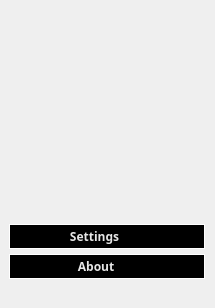
       <widget class="QWidget" name="central_widget" native="true">
        <property name="sizePolicy">
         <sizepolicy hsizetype="Preferred" vsizetype="Fixed">
          <horstretch>0</horstretch>
          <verstretch>1</verstretch>
         </sizepolicy>
        </property>
        <property name="minimumSize">
         <size>
          <width>215</width>
          <height>308</height>
         </size>
        </property>
        <layout class="QVBoxLayout" name="central_widget_2">
         <property name="spacing">
          <number>1</number>
         </property>
         <property name="leftMargin">
          <number>1</number>
         </property>
         <property name="topMargin">
          <number>1</number>
         </property>
         <property name="rightMargin">
          <number>1</number>
         </property>
         <property name="bottomMargin">
          <number>1</number>
         </property>
         <item>
          <widget class="QWidget" name="gridWidget" native="true">
           <layout class="QGridLayout" name="gridLayout_5">
            <property name="sizeConstraint">
             <enum>QLayout::SetDefaultConstraint</enum>
            </property>
            <property name="leftMargin">
             <number>0</number>
            </property>
            <property name="topMargin">
             <number>7</number>
            </property>
            <property name="rightMargin">
             <number>0</number>
            </property>
            <property name="bottomMargin">
             <number>26</number>
            </property>
            <property name="horizontalSpacing">
             <number>0</number>
            </property>
            <property name="verticalSpacing">
             <number>1</number>
            </property>
            <item row="0" column="0" alignment="Qt::AlignHCenter">
             <widget class="QLabel" name="logo">
              <property name="sizePolicy">
               <sizepolicy hsizetype="Fixed" vsizetype="Fixed">
                <horstretch>0</horstretch>
                <verstretch>0</verstretch>
               </sizepolicy>
              </property>
              <property name="minimumSize">
               <size>
                <width>182</width>
                <height>143</height>
               </size>
              </property>
              <property name="maximumSize">
               <size>
                <width>197</width>
                <height>155</height>
               </size>
              </property>
              <property name="styleSheet">
               <string notr="true"/>
              </property>
              <property name="frameShape">
               <enum>QFrame::NoFrame</enum>
              </property>
              <property name="frameShadow">
               <enum>QFrame::Plain</enum>
              </property>
              <property name="text">
               <string/>
              </property>
              <property name="pixmap">
               <pixmap resource="Items.qrc">:/Logos/Logo_v5.png</pixmap>
              </property>
              <property name="scaledContents">
               <bool>true</bool>
              </property>
              <property name="alignment">
               <set>Qt::AlignCenter</set>
              </property>
              <property name="margin">
               <number>0</number>
              </property>
              <property name="indent">
               <number>-1</number>
              </property>
             </widget>
            </item>
            <item row="3" column="0" alignment="Qt::AlignHCenter">
             <widget class="QPushButton" name="settings_button">
              <property name="minimumSize">
               <size>
                <width>200</width>
                <height>0</height>
               </size>
              </property>
              <property name="maximumSize">
               <size>
                <width>200</width>
                <height>16777215</height>
               </size>
              </property>
              <property name="font">
               <font>
                <family>DM Sans</family>
                <pointsize>9</pointsize>
                <weight>75</weight>
                <bold>true</bold>
               </font>
              </property>
              <property name="styleSheet">
               <string notr="true">QPushButton {
	background-color: black;
	color: rgb(230, 230, 230);
	border: 1px solid white;
	margin: 2px;
	padding: 3px;
	text-align: center;
}


QPushButton:hover {
	background-color: rgb(17, 17, 17);
	color: white;
}

QPushButton:pressed {
	background-color: rgb(30, 30, 30);
	color: white;
}</string>
              </property>
              <property name="text">
               <string>                Settings                        </string>
              </property>
              <property name="icon">
               <iconset resource="Items.qrc">
                <normaloff>:/Icons/icon_settings.png</normaloff>:/Icons/icon_settings.png</iconset>
              </property>
              <property name="iconSize">
               <size>
                <width>16</width>
                <height>16</height>
               </size>
              </property>
             </widget>
            </item>
            <item row="1" column="0">
             <widget class="QLabel" name="logo_subtitle">
              <property name="sizePolicy">
               <sizepolicy hsizetype="Fixed" vsizetype="Fixed">
                <horstretch>0</horstretch>
                <verstretch>0</verstretch>
               </sizepolicy>
              </property>
              <property name="minimumSize">
               <size>
                <width>213</width>
                <height>64</height>
               </size>
              </property>
              <property name="maximumSize">
               <size>
                <width>276</width>
                <height>64</height>
               </size>
              </property>
              <property name="font">
               <font>
                <family>DM Sans</family>
                <weight>75</weight>
                <bold>true</bold>
                <kerning>true</kerning>
               </font>
              </property>
              <property name="styleSheet">
               <string notr="true"/>
              </property>
              <property name="inputMethodHints">
               <set>Qt::ImhNone</set>
              </property>
              <property name="lineWidth">
               <number>1</number>
              </property>
              <property name="text">
               <string/>
              </property>
              <property name="pixmap">
               <pixmap resource="Items.qrc">:/Logos/Subtitle_v8.png</pixmap>
              </property>
              <property name="scaledContents">
               <bool>false</bool>
              </property>
              <property name="alignment">
               <set>Qt::AlignCenter</set>
              </property>
              <property name="wordWrap">
               <bool>true</bool>
              </property>
              <property name="margin">
               <number>0</number>
              </property>
             </widget>
            </item>
            <item row="4" column="0" alignment="Qt::AlignHCenter">
             <widget class="QPushButton" name="about_button">
              <property name="minimumSize">
               <size>
                <width>200</width>
                <height>0</height>
               </size>
              </property>
              <property name="maximumSize">
               <size>
                <width>200</width>
                <height>16777215</height>
               </size>
              </property>
              <property name="font">
               <font>
                <family>DM Sans</family>
                <pointsize>9</pointsize>
                <weight>75</weight>
                <bold>true</bold>
               </font>
              </property>
              <property name="styleSheet">
               <string notr="true">QPushButton {
	background-color: black;
	color: rgb(230, 230, 230);
	border: 1px solid white;
	margin: 2px;
	padding: 3px;
	text-align: center;
}

QPushButton:hover {
	background-color: rgb(17, 17, 17);
	color: white;
}

QPushButton:pressed {
	background-color: rgb(25, 25, 25);
	color: white;
}</string>
              </property>
              <property name="text">
               <string>                   About                          </string>
              </property>
              <property name="icon">
               <iconset resource="Items.qrc">
                <normaloff>:/Icons/icon_about2.png</normaloff>:/Icons/icon_about2.png</iconset>
              </property>
              <property name="iconSize">
               <size>
                <width>16</width>
                <height>14</height>
               </size>
              </property>
             </widget>
            </item>
            <item row="2" column="0">
             <spacer name="verticalSpacer">
              <property name="orientation">
               <enum>Qt::Vertical</enum>
              </property>
              <property name="sizeType">
               <enum>QSizePolicy::Fixed</enum>
              </property>
              <property name="sizeHint" stdset="0">
               <size>
                <width>20</width>
                <height>4</height>
               </size>
              </property>
             </spacer>
            </item>
           </layout>
          </widget>
         </item>
        </layout>
       </widget>
